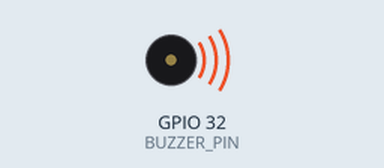
This program was run on a simulated ESP32. Shown: buzzer (waves = sounding).

Above: at 0.1 s.
At 3.3 s:
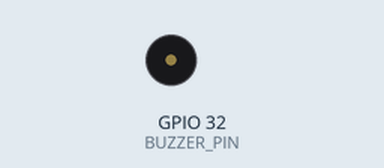
Timing chart, 0 to 4.8 s (numbered marks = the images above):
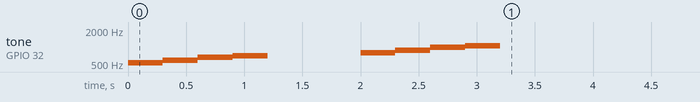

The program:

main.cpp
```cpp
#include <Arduino.h>

// Pin donde está conectado el buzzer
#define BUZZER_PIN 32

// Canal PWM para el buzzer
#define BUZZER_CHANNEL 0

// Estructura para definir notas
struct Note {
  unsigned int frequency; // Frecuencia de la nota (Hz)
  unsigned int duration;  // Duración de la nota (ms)
};

// Definición de las melodías
Note melody1[] = {
    {523, 300}, {587, 300}, {659, 300}, {698, 300}, {0, 300}}; // Do, Re, Mi, Fa

Note melody2[] = {
    {784, 300}, {880, 300}, {988, 300}, {1047, 300}, {0, 300}}; // Sol, La, Si, Do (octava alta)

// Función para reproducir una nota
void playNote(unsigned int frequency, unsigned int duration) {
  if (frequency == 0) {
    ledcWriteTone(BUZZER_CHANNEL, 0); // Silencio
  } else {
    ledcWriteTone(BUZZER_CHANNEL, frequency);
  }
  delay(duration);
}

// Función para reproducir una melodía
void playMelody(Note *melody, size_t length) {
  for (size_t i = 0; i < length; i++) {
    playNote(melody[i].frequency, melody[i].duration);
  }
}

void setup() {
  // Configuración del buzzer
  ledcSetup(BUZZER_CHANNEL, 2000, 10); // Canal, frecuencia inicial (2 kHz), resolución de 10 bits
  ledcAttachPin(BUZZER_PIN, BUZZER_CHANNEL);

  // Reproducir melodías
  playMelody(melody1, sizeof(melody1) / sizeof(Note));
  delay(500); // Pausa entre melodías
  playMelody(melody2, sizeof(melody2) / sizeof(Note));

  // Detener el buzzer
  ledcWriteTone(BUZZER_CHANNEL, 0);
}

void loop() {
  // No se necesita nada en el loop para este ejemplo
}
```
